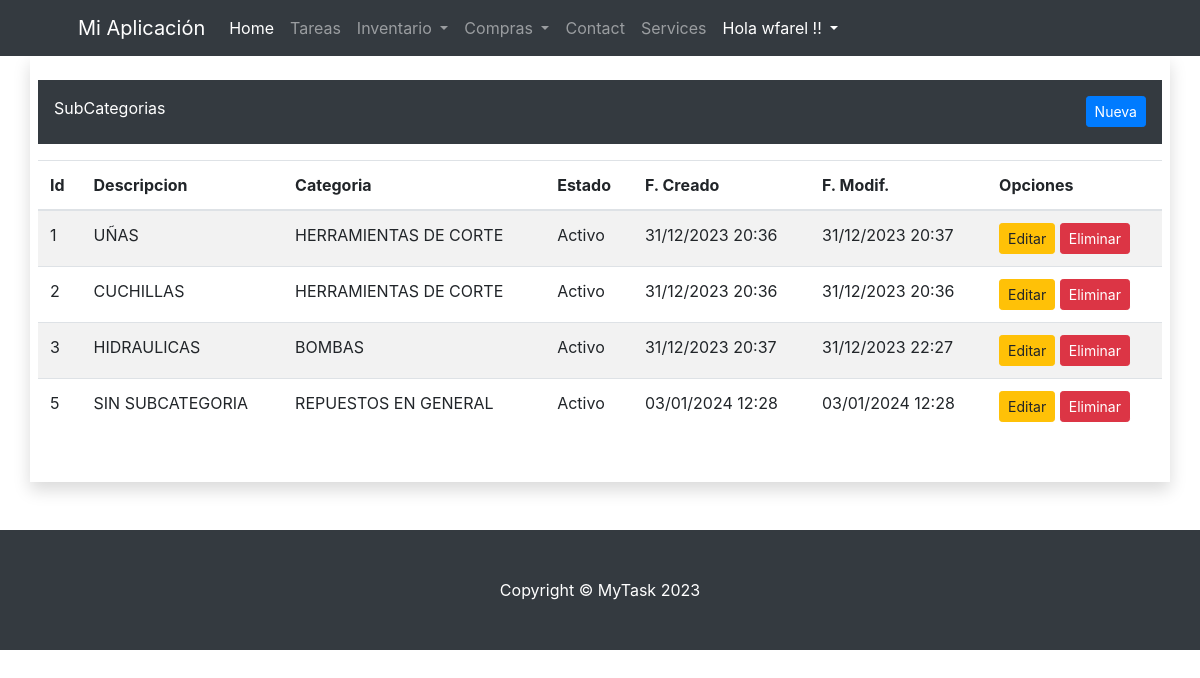
The page /inv/subcategorias/ (signed in) on the database its author committed.
### inv/models.py (models this page shows, shortened)
class SubCategoria(ClaseModelo):
    categoria = models.ForeignKey(Categoria, on_delete=models.CASCADE)
    descripcion = models.CharField(
        max_length=100,
    )
    class Meta:
        verbose_name_plural = 'Sub Categorias'
        unique_together = ('categoria', 'descripcion')

class Categoria(ClaseModelo):
    descripcion = models.CharField(
        max_length=100,
        unique=True
    )
    def __str__(self):
        return '{}'.format(self.descripcion)
    class Meta:
        verbose_name_plural = 'Categorias'

### inv/views.py (the view)
# urls.py: path('subcategorias/', SubCategoriaView.as_view(), name='subcategoria_list'),
class SubCategoriaView(LoginRequiredMixin, ListView):
    model = SubCategoria
    template_name = 'inv/subcategoria_list.html'
    context_object_name = 'obj'
    login_url = 'bases:login'

### inv/templates/inv/subcategoria_list.html (shortened to what this page needs)
{% extends "bases/base.html" %}
{% block content %}
<div class="row">
    <div class="col-md-12">
        <div class="container p-3 pb-4 my-3 bg-dark text-white">
            SubCategorias
            <a class="btn btn-primary btn-sm float-right"  href="{% url 'inv:subcategoria_new' %}">Nueva</a>
        </div>
        {% if not obj %}
        <p>No hay SubCategorias</p>
        {% else %}
        <table class="table table-hover table-striped">
            <thead>
                <tr>
                    <th>Id</th>
                    <th>Descripcion</th>
                    <th>Categoria</th>
                    <th>Estado</th>
                    <th>F. Creado</th>
                    <th>F. Modif.</th>
                    <th>Opciones</th>
                </tr>
            </thead>
            <tbody>
                {% for item in obj %}
                <tr>
                    <td>{{ item.id }}</td>
                    <td>{{ item.descripcion }}</td>
                    <td>{{ item.categoria }}</td>
                    <td>{% if item.estado %}
                        <span class="label label-success">Activo</span>
                        {% else %}
                        <span class="label label-danger">Inactivo</span>
                        {% endif %}
                    </td>
                    <td>{{ item.fc|date:"d/m/Y H:i" }}</td>
                    <td>{{ item.fm|date:"d/m/Y H:i" }}</td>
                    <td>
                        <a href="{% url 'inv:subcategoria_edit' item.id %}" class="btn btn-warning btn-sm">Editar</a>
                        <a href="{% url 'inv:subcategoria_delete' item.id %}" class="btn btn-danger btn-sm">Eliminar</a>
                    </td>
                </tr>
                {% endfor %}
            </tbody>
        </table>
        {% endif %}
    </div>
</div>
{% endblock %}

### bases/templates/bases/base.html (shortened to what this page needs)
<!DOCTYPE html>
{% load static %}
<html lang="en">
<head>
    {% load bootstrap4 %}
    {% bootstrap_css %}
    <link href="https://cdn.datatables.net/v/dt/dt-1.13.8/af-2.6.0/datatables.min.css" rel="stylesheet">
    <link rel="stylesheet" href="https://cdnjs.cloudflare.com/ajax/libs/jquery-confirm/3.3.2/jquery-confirm.min.css">
</head>
<body>
    {% block navbar %}
    <nav class="navbar navbar-expand-lg navbar-dark bg-dark">
        <div class="container px-5">
            <a class="navbar-brand" href="#!">Mi Aplicación</a>
            <div class="collapse navbar-collapse" id="navbarSupportedContent">
                <ul class="navbar-nav ms-auto mb-2 mb-lg-0">
                    <li class="nav-item"><a class="nav-link active" aria-current="page" href="{% url 'bases:home' %}">Home</a></li>
                    <li class="nav-item"><a class="nav-link" href="{% url 'task:task_list' %}">Tareas</a></li>
                    <li class="nav-item dropdown">
                        <a class="nav-link dropdown-toggle" href="#" id="navbarDropdown" role="button"
                           data-toggle="dropdown" aria-haspopup="true" aria-expanded="false">
                            Inventario
                        </a>
                    </li>
                      <li class="nav-item dropdown">
                        <a class="nav-link dropdown-toggle" href="#" id="navbarDropdown" role="button"
                           data-toggle="dropdown" aria-haspopup="true" aria-expanded="false">
                            Compras
                        </a>
                    </li>
                    <li class="nav-item"><a class="nav-link" href="#!">Contact</a></li>
                    <li class="nav-item"><a class="nav-link" href="#!">Services</a></li>
                    <li class="nav-item dropdown">
                        <a class="nav-link dropdown-toggle text-white" href="#" id="navbarDropdown" role="button"
                           data-toggle="dropdown" aria-haspopup="true" aria-expanded="false">
                           Hola {{ user.username }} !!
                        </a>
                    </li>
                </ul>
            </div>
        </div>
    </nav>
    {% endblock %}
    <div class="container mb-5 p-2 shadow">
        {% block content %}
        {% endblock %}
        <br>
    </div>
    {% block footer%}
    <footer class="py-5 bg-dark">
        <div class="container px-4 px-lg-5"><p class="m-0 text-center text-white">Copyright &copy; MyTask 2023</p></div>
    </footer>
    {% endblock %}
</body>
</html>

### rows shown on the page
SubCategoria: id "1", descripcion "UÑAS", categoria "HERRAMIENTAS DE CORTE", estado "Activo", fc "31/12/2023 20:36", fm "31/12/2023 20:37"
SubCategoria: id "2", descripcion "CUCHILLAS", categoria "HERRAMIENTAS DE CORTE", estado "Activo", fc "31/12/2023 20:36", fm "31/12/2023 20:36"
SubCategoria: id "3", descripcion "HIDRAULICAS", categoria "BOMBAS", estado "Activo", fc "31/12/2023 20:37", fm "31/12/2023 22:27"
SubCategoria: id "5", descripcion "SIN SUBCATEGORIA", categoria "REPUESTOS EN GENERAL", estado "Activo", fc "03/01/2024 12:28", fm "03/01/2024 12:28"

### other values the page prints
{{ user.username }} "wfarel"
